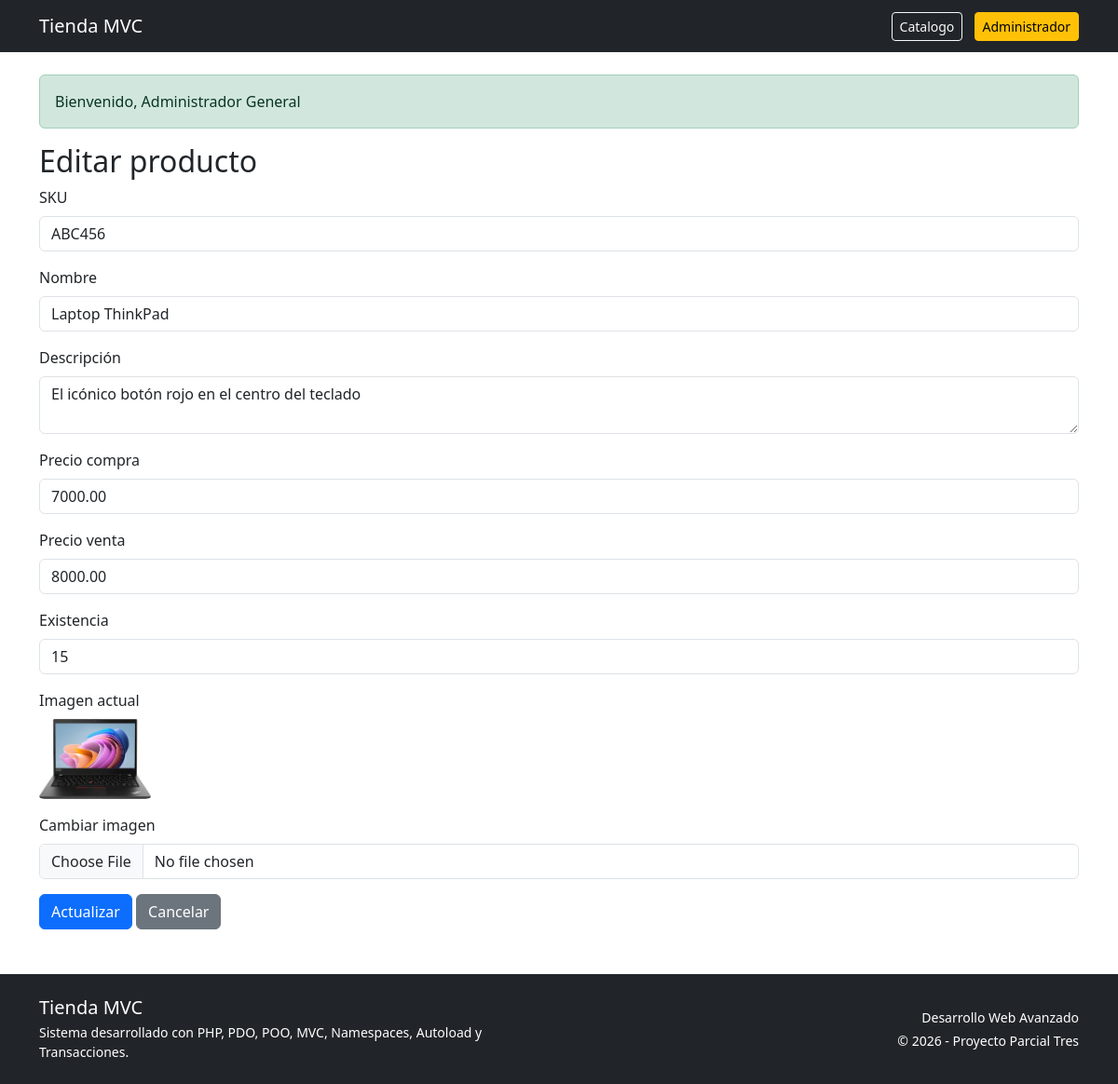
/productos/edit/23 (signed in), run on the app's committed database.
### tables this page shows
CREATE TABLE IF NOT EXISTS productos (
  id INT(11) NOT NULL AUTO_INCREMENT,
  sku VARCHAR(50) NOT NULL,
  nombre VARCHAR(100) NOT NULL,
  descripcion TEXT NOT NULL,
  precio_compra DECIMAL(10,2) NOT NULL,
  precio_venta DECIMAL(10,2) NOT NULL,
  existencia INT(11) NOT NULL DEFAULT 0,
  created_at TIMESTAMP NOT NULL DEFAULT CURRENT_TIMESTAMP,
  updated_at TIMESTAMP NOT NULL DEFAULT CURRENT_TIMESTAMP ON UPDATE CURRENT_TIMESTAMP,
  imagen VARCHAR(255) DEFAULT NULL,
  PRIMARY KEY (id),
  UNIQUE KEY sku (sku)
);

### controllers/ProductoController.php (called while the page is built, shortened)
<?php
class ProductoController
{
    private ProductoModel $productoModel;
    public function __construct()
    {
        $this->productoModel = new ProductoModel();
    }
    public function edit(): void
    {
        $id = (int)($_GET['id'] ?? 0);
        $producto = $this->productoModel->obtenerPorId($id);
        require_once __DIR__ . '/../views/productos/edit.php';
    }
}

### config/Autoload.php (called while the page is built, shortened)
<?php
spl_autoload_register(function ($class) {
    $baseDir = __DIR__ . '/../';
    $class = str_replace('\\', '/', $class);
    $parts = explode('/', $class);
    if (!empty($parts)) {
        $parts[0] = strtolower($parts[0]);
    }
    $file = $baseDir . implode('/', $parts) . '.php';
});

### config/Database.php (called while the page is built, shortened)
<?php
class Database {
    private string $host = 'localhost';
    private string $dbname = 'tienda_mvc';
    private string $username = 'root';
    private string $password = '';
    private string $charset = 'utf8mb4';
    public function connect(): PDO {
        try {
            $dsn = "mysql:host={$this->host};dbname={$this->dbname};charset={$this->charset}";
            $pdo = new PDO($dsn, $this->username, $this->password);
            $pdo->setAttribute(PDO::ATTR_ERRMODE, PDO::ERRMODE_EXCEPTION);
            $pdo->setAttribute(PDO::ATTR_DEFAULT_FETCH_MODE, PDO::FETCH_ASSOC);
            return $pdo;
        } catch (PDOException $e) {
            die('Error de conexión: ' . $e->getMessage());
        }
    }
}

### models/ProductoModel.php (called while the page is built, shortened)
<?php
class ProductoModel
{
    private PDO $conexion;
    public function __construct()
    {
        $db = new Database();
        $this->conexion = $db->connect();
    }
    public function obtenerPorId(int $id): ?array
    {
        try {
            $sql = 'SELECT * FROM productos WHERE id = :id LIMIT 1';
            $stmt = $this->conexion->prepare($sql);
            $stmt->bindValue(':id', $id, PDO::PARAM_INT);
            $stmt->execute();
            $producto = $stmt->fetch(PDO::FETCH_ASSOC);
            return $producto ?: null;
        } catch (PDOException $e) {
            return null;
        }
    }
}
?>

### views/productos/edit.php (the view, shortened to what this page needs)
<?php
require_once __DIR__ . '/../layouts/header.php';
?>
<h2>Editar producto</h2>
<form action="/TIENDA/productos/update" method="POST" enctype="multipart/form-data">
    <div class="mb-3">
        <label class="form-label">SKU</label>
        <input type="text" name="sku" class="form-control" value="<?= htmlspecialchars($producto['sku']); ?>" required>
    </div>
    <div class="mb-3">
        <label class="form-label">Nombre</label>
        <input type="text" name="nombre" class="form-control" value="<?= htmlspecialchars($producto['nombre']); ?>" required>
    </div>
    <div class="mb-3">
        <label class="form-label">Descripción</label>
        <textarea name="descripcion" class="form-control" required><?= htmlspecialchars($producto['descripcion']); ?></textarea>
    </div>
    <div class="mb-3">
        <label class="form-label">Precio compra</label>
        <input type="number" step="0.01" name="precio_compra" class="form-control"
        value="<?= htmlspecialchars((string)$producto['precio_compra']); ?>" required>
    </div>
    <div class="mb-3">
        <label class="form-label">Precio venta</label>
        <input type="number" step="0.01" name="precio_venta" class="form-control"
        value="<?= htmlspecialchars((string)$producto['precio_venta']); ?>" required>
    </div>
    <div class="mb-3">
        <label class="form-label">Existencia</label>
        <input type="number" name="existencia" class="form-control"
        value="<?= (int)$producto['existencia']; ?>" required>
    </div>
    <?php if (!empty($producto['imagen'])): ?>
        <div class="mb-3">
            <label class="form-label">Imagen actual</label><br>
            <img src="/TIENDA/views/img/imgProductos/<?= htmlspecialchars($producto['imagen']); ?>"
                width="120">
        </div>
    <?php endif; ?>
    <div class="mb-3">
        <label class="form-label">Cambiar imagen</label>
        <input type="file" name="imagen" class="form-control" accept="image/*">
    </div>
    <button type="submit" class="btn btn-primary">Actualizar</button>
    <a href="/TIENDA/productos" class="btn btn-secondary">Cancelar</a>
</form>
<?php require_once __DIR__ . '/../layouts/footer.php'; ?>

### data on the page
productos: sku "ABC456", nombre "Laptop ThinkPad", descripcion "El icónico botón rojo en el centro del teclado", precio_compra "7000.00", precio_venta "8000.00", existencia "15", imagen (picture)

### other printed values
$_SESSION['success'] "Bienvenido, Administrador General"
